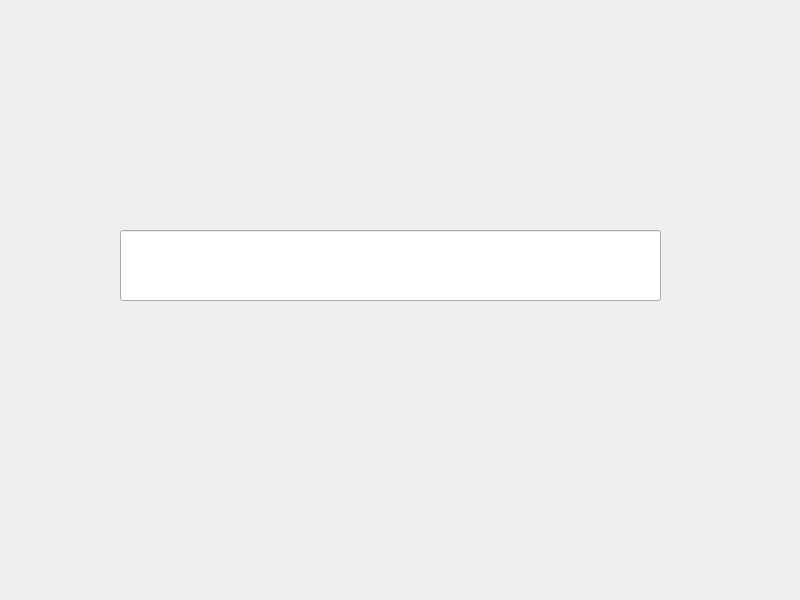
<?xml version="1.0" encoding="UTF-8"?>
<ui version="4.0">
 <class>Widget</class>
 <widget class="QWidget" name="Widget">
  <property name="geometry">
   <rect>
    <x>0</x>
    <y>0</y>
    <width>800</width>
    <height>600</height>
   </rect>
  </property>
  <property name="windowTitle">
   <string>Widget</string>
  </property>
  <widget class="QLineEdit" name="lineEdit">
   <property name="geometry">
    <rect>
     <x>120</x>
     <y>230</y>
     <width>541</width>
     <height>71</height>
    </rect>
   </property>
  </widget>
 </widget>
 <resources/>
 <connections/>
</ui>
